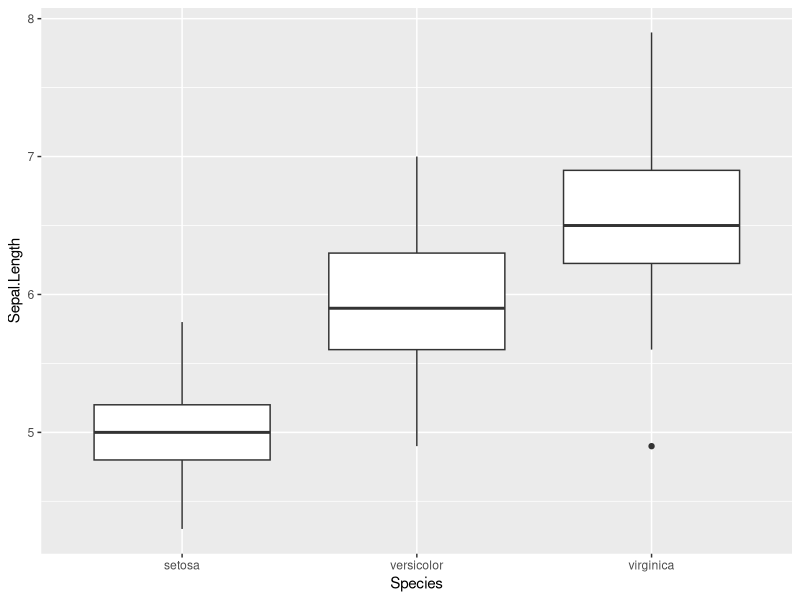
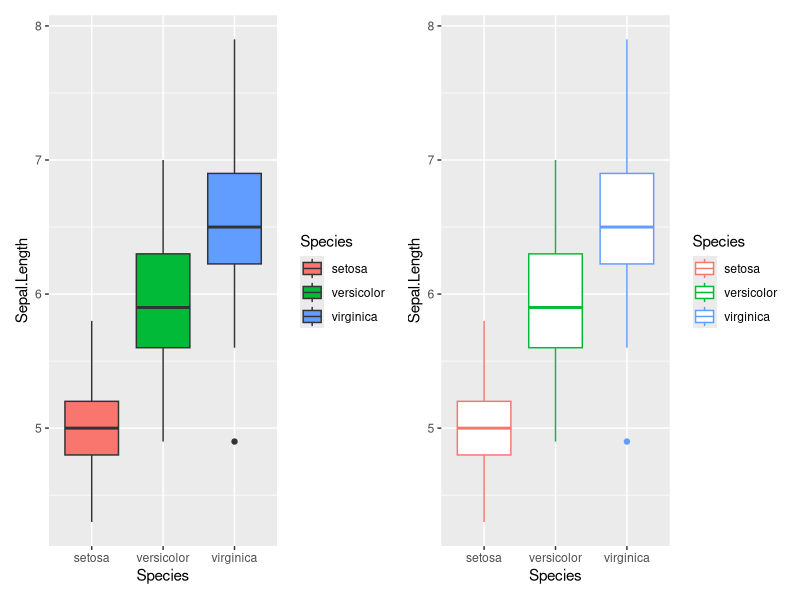

The R source for these figures, in order:
## ---- chunk 1
library(ggplot2)
library(dplyr)
library(patchwork)

data("iris")
head(iris)
## ---- chunk 2
ggplot(iris, aes(x=Species, y=Sepal.Length)) +
  geom_boxplot()
## ---- chunk 3
p1 <- ggplot(iris, aes(x=Species, y=Sepal.Length)) +
  geom_boxplot(aes(fill=Species))

p2 <- ggplot(iris, aes(x=Species, y=Sepal.Length)) +
  geom_boxplot(aes(color=Species))

p1 + p2
